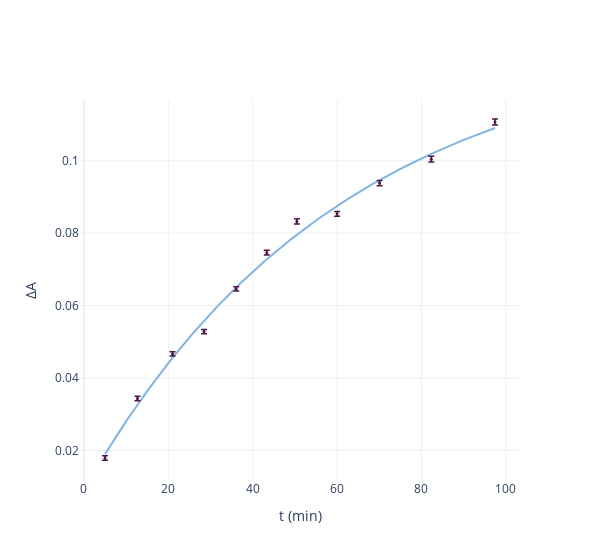

The notebook cell this image was saved under:
### Code cell
# Crea una figura per i picchi e il fit
fig_fit = go.Figure()

t_fit = np.linspace(t.min(), t.max(), 500)  # Intervallo di tempo per il fit
A_fit = delta_abs(t_fit, *popt1)  # Valori del fit

# Aggiungi la curva del fit
fig_fit.add_trace(go.Scatter(
    x=t_fit,
    y=A_fit,
    mode='lines',
    name='Fit',
    line=dict(color = colors[3], width=2),
    showlegend=False
))

# Dati originali (picchi)
picchi_values = np.array([df['A'].max() for df in picchi.values()])
picchi_times = np.array(list(picchi.keys()))

# Aggiungi i picchi
fig_fit.add_trace(go.Scatter(
    x=picchi_times,
    y=picchi_values,
    mode='markers',
    name='Picchi',
    marker=dict(color=colors[10], size=3),
    error_y=dict(
        type='data',
        array=sigma1,
        visible=True,
        color=colors[10],
        thickness=1.5,
        width=3
    ),
    showlegend=False
))

fig_fit.update_layout(
    xaxis_title='t (min)',
    yaxis_title='ΔA',
    legend_title='Legenda',
    width=600,
    template='plotly_white'
)

fig_fit.show()

# Parametri del fit con errore
print(f"Parametri: a = {popt1[0]:.4f} ± {perr1[0]:.4f}, b = {popt1[1]:.4f} ± {perr1[1]:.4f}, k = {popt1[2]:.4f} ± {perr1[2]:.4f}")
print('\n')
print('Tempo impiegato (in media) dalla rodamina per essere assorbita dalla pastiglia:')
print(f't = ({1/popt1[2]:.4f} ± {perr1[2]/(popt1[2]**2):.4f}) ns')

### Figure 1 — Plotly figure (JSON) as saved in the notebook; plotly's stock layout.template omitted (floating-point values rounded to 4 significant figures; data arrays with more than 128 entries replaced by an {"elided": "..."} marker saying what was removed)
{"data": [{"line": {"color": "rgb(129, 180, 227)", "width": 2}, "mode": "lines", "name": "Fit", "showlegend": false, "type": "scatter", "x": {"elided": "500 float values"}, "y": {"elided": "500 float values"}}, {"error_y": {"array": [0.000642, 0.0006054, 0.0005893, 0.0005738, 0.0006018, 0.0006607, 0.0007027, 0.000652, 0.000742, 0.0007819, 0.0007968], "color": "rgb(80, 20, 66)", "thickness": 1.5, "type": "data", "visible": true, "width": 3}, "marker": {"color": "rgb(80, 20, 66)", "size": 3}, "mode": "markers", "name": "Picchi", "showlegend": false, "type": "scatter", "x": [5, 12.7, 21, 28.48, 36.1, 43.33, 50.47, 60, 70.07, 82.33, 97.42], "y": [0.01789, 0.03431, 0.04662, 0.0528, 0.06461, 0.07461, 0.08324, 0.08532, 0.09381, 0.1004, 0.1107]}], "layout": {"legend": {"title": {"text": "Legenda"}}, "width": 600, "xaxis": {"title": {"text": "t (min)"}}, "yaxis": {"title": {"text": "ΔA"}}}}
